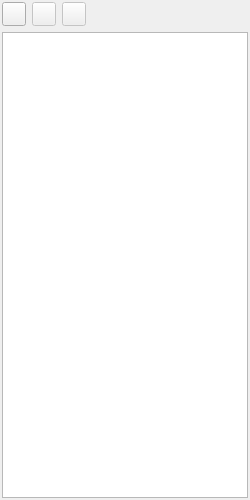
<?xml version="1.0" encoding="UTF-8"?>
<ui version="4.0">
 <class>StationTabWidgetBase</class>
 <widget class="QWidget" name="StationTabWidgetBase">
  <property name="geometry">
   <rect>
    <x>0</x>
    <y>0</y>
    <width>250</width>
    <height>500</height>
   </rect>
  </property>
  <property name="windowTitle">
   <string>Form</string>
  </property>
  <layout class="QVBoxLayout" name="verticalLayout">
   <property name="margin">
    <number>2</number>
   </property>
   <item>
    <layout class="QHBoxLayout" name="horizontalLayout">
     <item>
      <widget class="QPushButton" name="openStnPushButton">
       <property name="sizePolicy">
        <sizepolicy hsizetype="Fixed" vsizetype="Fixed">
         <horstretch>0</horstretch>
         <verstretch>0</verstretch>
        </sizepolicy>
       </property>
       <property name="minimumSize">
        <size>
         <width>24</width>
         <height>24</height>
        </size>
       </property>
       <property name="maximumSize">
        <size>
         <width>24</width>
         <height>24</height>
        </size>
       </property>
       <property name="toolTip">
        <string>Open observation sites...</string>
       </property>
       <property name="text">
        <string/>
       </property>
       <property name="icon">
        <iconset resource="../Img/icons.qrc">
         <normaloff>:/Images/open-icon.png</normaloff>:/Images/open-icon.png</iconset>
       </property>
      </widget>
     </item>
     <item>
      <widget class="QPushButton" name="saveStnPushButton">
       <property name="enabled">
        <bool>false</bool>
       </property>
       <property name="sizePolicy">
        <sizepolicy hsizetype="Fixed" vsizetype="Fixed">
         <horstretch>0</horstretch>
         <verstretch>0</verstretch>
        </sizepolicy>
       </property>
       <property name="minimumSize">
        <size>
         <width>24</width>
         <height>24</height>
        </size>
       </property>
       <property name="maximumSize">
        <size>
         <width>24</width>
         <height>24</height>
        </size>
       </property>
       <property name="toolTip">
        <string>Save observation sites...</string>
       </property>
       <property name="text">
        <string/>
       </property>
       <property name="icon">
        <iconset resource="../Img/icons.qrc">
         <normaloff>:/Images/save-icon.png</normaloff>:/Images/save-icon.png</iconset>
       </property>
      </widget>
     </item>
     <item>
      <widget class="QPushButton" name="removeStnPushButton">
       <property name="enabled">
        <bool>false</bool>
       </property>
       <property name="sizePolicy">
        <sizepolicy hsizetype="Fixed" vsizetype="Fixed">
         <horstretch>0</horstretch>
         <verstretch>0</verstretch>
        </sizepolicy>
       </property>
       <property name="minimumSize">
        <size>
         <width>24</width>
         <height>24</height>
        </size>
       </property>
       <property name="maximumSize">
        <size>
         <width>24</width>
         <height>24</height>
        </size>
       </property>
       <property name="toolTip">
        <string>Remove observation sites</string>
       </property>
       <property name="text">
        <string/>
       </property>
       <property name="icon">
        <iconset resource="../Img/icons.qrc">
         <normaloff>:/Images/delete-icon.png</normaloff>:/Images/delete-icon.png</iconset>
       </property>
      </widget>
     </item>
     <item>
      <spacer name="horizontalSpacer">
       <property name="orientation">
        <enum>Qt::Horizontal</enum>
       </property>
       <property name="sizeHint" stdset="0">
        <size>
         <width>40</width>
         <height>20</height>
        </size>
       </property>
      </spacer>
     </item>
    </layout>
   </item>
   <item>
    <widget class="StationTreeView" name="treeView"/>
   </item>
  </layout>
 </widget>
 <customwidgets>
  <customwidget>
   <class>StationTreeView</class>
   <extends>QTreeView</extends>
   <header>StationTreeView.h</header>
  </customwidget>
 </customwidgets>
 <resources>
  <include location="../Img/icons.qrc"/>
 </resources>
 <connections/>
</ui>
